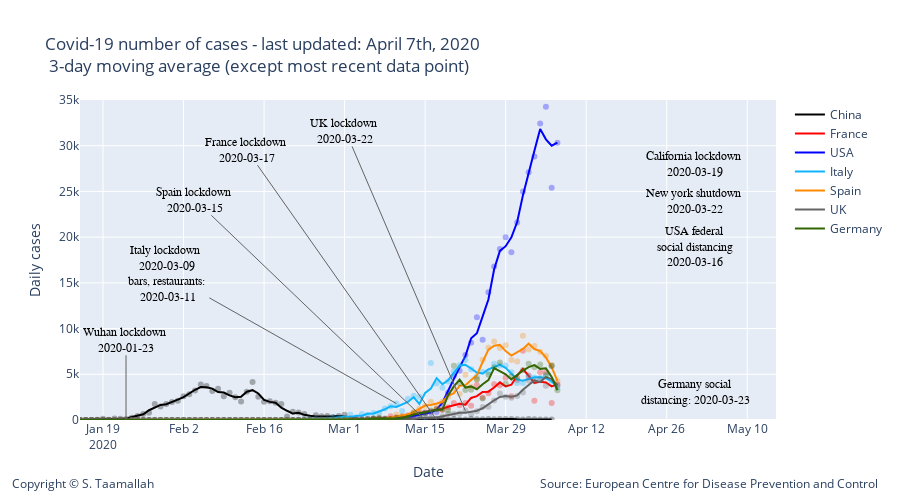

The notebook cell this image was saved under:
### Code cell
degree = 1
#smooth_italy = smoothTriangle(df_italy['deaths'],degree)

smooth_china = smoothTriangle(df_china['cases'], degree)
smooth_france = smoothTriangle(df_france['cases'], degree)
smooth_italy = smoothTriangle(df_italy['cases'],degree)
smooth_usa = smoothTriangle(df_usa['cases'],degree)
smooth_uk = smoothTriangle(df_uk['cases'],degree)
smooth_germany = smoothTriangle(df_germany['cases'],degree)
smooth_spain = smoothTriangle(df_spain['cases'],degree)
smooth_korea = smoothTriangle(df_korea['cases'],degree)
smooth_netherlandss = smoothTriangle(df_netherlands['cases'],degree)

smooth_china = smooth_3day(df_china['cases'])
smooth_france = smooth_3day(df_france['cases'])
smooth_italy = smooth_3day(df_italy['cases'])
smooth_usa = smooth_3day(df_usa['cases'])
smooth_uk = smooth_3day(df_uk['cases'])
smooth_germany = smooth_3day(df_germany['cases'])
smooth_spain = smooth_3day(df_spain['cases'])
smooth_korea = smooth_3day(df_korea['cases'])
smooth_netherlandss = smooth_3day(df_netherlands['cases'])




# Add traces
trace1 = go.Scatter(
        x=df_china.index, 
        y=df_china['cases'],
        mode='markers',
        name='China daily cases',
        line_color='rgba(0, 0, 0, .3)',
        showlegend=False,
)

trace11 = go.Scatter(
        x=df_china.index, 
        y=smooth_china,
        mode='lines',
        name='China',
        line_color='rgba(0, 0, 0, 1)',
)


trace2 = go.Scatter(
        x=df_france.index, 
        y=df_france['cases'],
        mode='markers',
        name='France',
        line_color='rgba(256, 0, 0, .3)',
        showlegend=False,
)

trace22 = go.Scatter(
        x=df_france.index, 
        y=smooth_france,
        mode='lines',
        name='France',
        line_color='rgba(256, 0, 0, 1)',
)


trace3 = go.Scatter(
        x=df_usa.index, 
        y=df_usa['cases'],
        mode='markers',
        name='USA',
        line_color='rgba(0, 0, 255, .3)',
    showlegend=False,
)

trace33 = go.Scatter(
        x=df_usa.index, 
        y=smooth_usa,
        mode='lines',
        name='USA',
        line_color='rgba(0, 0, 255, 1)',
)
    
    
trace4 = go.Scatter(
        x=df_italy.index, 
        y=df_italy['cases'],
        mode='markers',
        name='Italy',
        line_color='rgba(14, 180, 252, .3)',
    showlegend=False,
)

trace44 = go.Scatter(
        x=df_italy.index, 
        y=smooth_italy,
        mode='lines',
        name='Italy',
        line_color='rgba(14, 180, 252, 1)',
)

trace5 = go.Scatter(
        x=df_spain.index, 
        y=df_spain['cases'],
        mode='markers',
        name='Spain',
        line_color='rgba(255, 137, 0, .3)',
    showlegend=False,
)

trace55 = go.Scatter(
        x=df_spain.index, 
        y=smooth_spain,
        mode='lines',
        name='Spain',
        line_color='rgba(255, 137, 0, 1)',
)


trace6 = go.Scatter(
        x=df_uk.index, 
        y=df_uk['cases'],
        mode='markers',
        name='UK',
        line_color='rgba(100, 100, 100, .3)',
    showlegend=False
)

trace66 = go.Scatter(
        x=df_uk.index, 
        y=smooth_uk,
        mode='lines',
        name='UK',
        line_color='rgba(100, 100, 100, 1)',
)

trace7 = go.Scatter(
        x=df_germany.index, 
        y=df_germany['cases'],
        mode='markers',
        name='Germany',
        line_color='rgba(51, 102, 0, .3)',
    showlegend=False,
)

trace77 = go.Scatter(
        x=df_germany.index, 
        y=smooth_germany,
        mode='lines',
        name='Germany',
        line_color='rgba(51, 102, 0, 1)',
)


data = [trace1,trace11, trace2, trace22, trace3, trace33, trace4, trace44, trace5, trace55, trace6, trace66, trace7, trace77]

layout = go.Layout(
    title="Covid-19 number of cases - last updated: April 7th, 2020 <br> 3-day moving average (except most recent data point)",
    width=900,
    height=500,
    
    # Top left
    xaxis=dict(
        title='Date',
        range=['2020-01-15', '2020-05-15'],
    ),
    yaxis=dict(
        title='Daily cases',
        #type='log',
        range=[0,35000],
        anchor='x'
    ),
    
      annotations=[
        dict(
            x=1.15,
            y=-0.23,
            showarrow=False,
            text='Source: European Centre for Disease Prevention and Control',
            xref='paper',
            yref='paper'
        ),
        
        dict(
            x=-0.1,
            y=-0.23,
            showarrow=False,
            text='Copyright © S. Taamallah ',
            xref='paper',
            yref='paper'
        )
    ],
    
)



fig = go.Figure(data=data, layout=layout)



fig.add_annotation(
        x='2020-01-23',
        y=20,
        xref="x",
        yref="y",
        text="Wuhan lockdown <br> 2020-01-23 ",
        showarrow=True,
        font=dict(
            family="Courier New, monospace",
            size=12,
            color="black"
            ),
        align="center",
        arrowhead=0,
        arrowsize=1,
        arrowwidth=1,
        arrowcolor="#636363",
        ax=0,
        ay=-80,
        #bordercolor="#c7c7c7",
        #borderwidth=2,
        #borderpad=4,
        #bgcolor="#ff7f0e",
        #opacity=0.8
        )


fig.add_annotation(
        x='2020-03-10',
        y=1800,
        xref="x",
        yref="y",
        text="Italy lockdown <br> 2020-03-09 <br> bars, restaurants: <br> 2020-03-11",
        showarrow=True,
        font=dict(
            family="Courier New, monospace",
            size=12,
            color="black"
            ),
        align="center",
        arrowhead=0,
        arrowsize=1,
        arrowwidth=1,
        arrowcolor="#636363",
        ax=-230,
        ay=-130,
        #bordercolor="#c7c7c7",
        #borderwidth=2,
        #borderpad=4,
        #bgcolor="#ff7f0e",
        #opacity=0.8
        )


fig.add_annotation(
            x='2020-03-17',
            y=30,
            text="France lockdown <br> 2020-03-17 ",
            showarrow=True,
            font=dict(
            family="Courier New, monospace",
            size=12,
            color="black",
            ),
        align="center",
        arrowhead=0,
        arrowsize=1,
        arrowwidth=1,
        arrowcolor="#636363",
        ax=-190,
        ay=-270,
)


fig.add_annotation(
            x='2020-03-15',
            y=20,
            text="Spain lockdown <br> 2020-03-15 ",
            showarrow=True,
            font=dict(
            family="Courier New, monospace",
            size=12,
            color="black",
            ),
        align="center",
        arrowhead=0,
        arrowsize=1,
        arrowwidth=1,
        arrowcolor="#636363",
        ax=-230,
        ay=-220,
)


fig.add_annotation(
            x='2020-03-22',
            y=1000,
            text="UK lockdown <br> 2020-03-22 ",
            showarrow=True,
            font=dict(
            family="Courier New, monospace",
            size=12,
            color="black",
            ),
        align="center",
        arrowhead=0,
        arrowsize=1,
        arrowwidth=1,
        arrowcolor="#636363",
        ax=-120,
        ay=-280,
)

fig.add_annotation(
            x='2020-05-01',
            y=3000,
            text="Germany social <br> distancing: 2020-03-23 ",
            showarrow=False,
            font=dict(
            family="Courier New, monospace",
            size=12,
            color="black",
            ),
        align="center",
        arrowhead=0,
        arrowsize=1,
        arrowwidth=1,
        arrowcolor="#636363",
        ax=600,
        ay=-60,
)

fig.add_annotation(
            x='2020-05-01',
            y=19000,
            text="USA federal <br> social distancing <br> 2020-03-16 ",
            showarrow=False,
            font=dict(
            family="Courier New, monospace",
            size=12,
            color="black",
            ),
        align="center",
        arrowhead=0,
        arrowsize=1,
        arrowwidth=1,
        arrowcolor="#636363",
        ax=600,
        ay=-520,
)

fig.add_annotation(
            x='2020-05-01',
            y=24000,
            text="New york shutdown <br> 2020-03-22 ",
            showarrow=False,
            font=dict(
            family="Courier New, monospace",
            size=12,
            color="black",
            ),
        align="center",
        arrowhead=0,
        arrowsize=1,
        arrowwidth=1,
        arrowcolor="#636363",
        ax=600,
        ay=-420,
)



fig.add_annotation(
            x='2020-05-01',
            y=28000,
            text="California lockdown <br> 2020-03-19 ",
            showarrow=False,
            font=dict(
            family="Courier New, monospace",
            size=12,
            color="black",
            ),
        align="center",
        arrowhead=0,
        arrowsize=1,
        arrowwidth=1,
        arrowcolor="#636363",
        ax=600,
        ay=-320,
)

fig.show()
from plotly.offline import plot
plot(fig, filename="STaamallah_covid19_analysis_chart_3_20200407.html", auto_open = False)

#from IPython.display import HTML, display
#display(HTML('STaamallah_covid19_analysis_chart_3_20200403.html'), metadata=dict(isolated=True))
